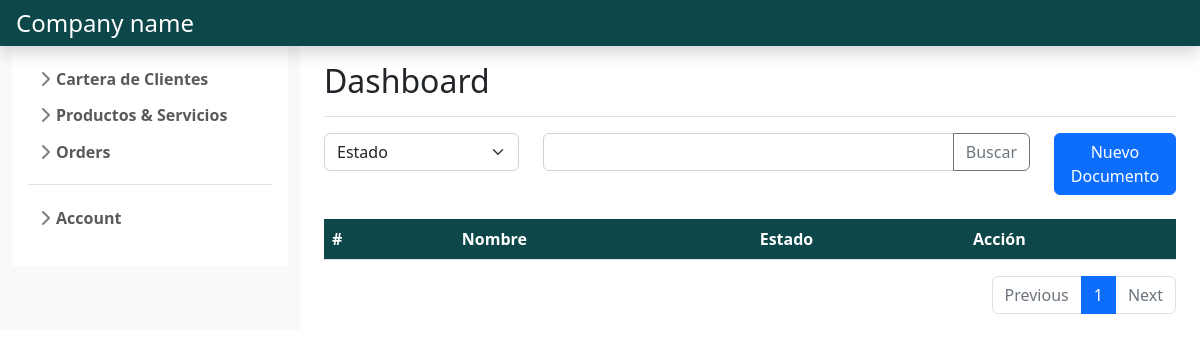
The app's page /customers_management/gestion_tipodocumento/ (signed in), older data.
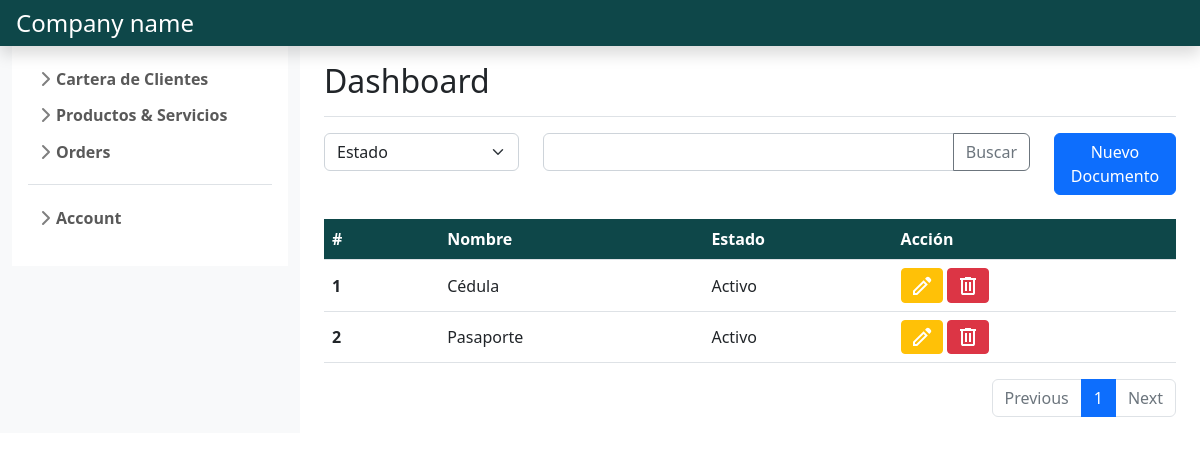
The same page, newer data.
### customers_management/models.py (models this page shows, shortened)
class TipoDocumento(models.Model):
    nombre= models.CharField(max_length= 15)
    estado= models.BooleanField(default=True)
    creado= models.DateTimeField(auto_now_add=True)
    actualizado= models.DateTimeField(auto_now=True)

### customers_management/views.py (the view)
# urls.py: urlpatterns= [path('gestion_tipodocumento/', views.gestion_tipodocumento, name='gestion tipo documento'),
@login_required
def gestion_tipodocumento(request):
    if request.method == 'GET':
        tipodocumento= Paginator(TipoDocumento.objects.all().order_by('id'), 10)
        if request.GET.get('page'):
            page_number= request.GET.get('page')
            tipodocumento_page= tipodocumento.get_page(page_number)
            return render(request, 'gestion_documentos.html',
            {'tipodocumentos': tipodocumento_page,
            'form':FormModificarTipoDocumento}
            )
        else:
            tipodocumento_page= tipodocumento.get_page(1)
            return render(request, 'gestion_documentos.html',
            {'tipodocumentos': tipodocumento_page,
            'form':FormModificarTipoDocumento}
            )

### customers_management/templates/gestion_documentos.html (shortened to what this page needs)
{% extends "base.html" %}
{% load static %}
{% block content %}
    <div class="row">
        <div class="col-md-3">
            <select class="form-select" id="inputGroupSelect01">
                {% for field in form %}
                <option value="{{field.label}}" selected>{{field.label}}</option>
                {% endfor %}
            </select>
        </div>
        <div class="col-md-7">
            <div class="input-group mb-3 ">
                <input type="text" class="form-control" aria-label="Text input with dropdown button">
                <button class="btn btn-outline-secondary" type="button" id="button-addon1">Buscar</button>
            </div>
        </div>
        <div class="col-md-2">
            <a class="btn btn-primary" href="{% url 'crear tipo documento' %}">Nuevo Documento</a>
        </div>
    </div>
    <br>
    <table class="table table-hover align-middle">
        <thead class="text-white" style="background-color: #0E4749;">
            <tr>
                <th scope="col">#</th>
                <th scope="col"></th>
                <th scope="col">Nombre</th>
                <th scope="col"></th>
                <th scope="col">Estado</th>
                <th scope="col">Acción</th>
            </tr>
        </thead>
        <tbody>
            {% for tdoc in tipodocumentos %}
            <tr>
                <th scope="row" colspan="2">{{tdoc.id}}</th>
                <td colspan="2">{{tdoc.nombre}}</td>
                <td>{% if tdoc.estado %}Activo{% else %}Inactivo{% endif %}</td>
                <td>
                    <a class="btn btn-sm btn-warning" href="{% url 'modificar tipo documento' tdoc.id %}" role="button">
                        <svg xmlns="http://www.w3.org/2000/svg" height="24" width="24" style="fill:#FFF"><path d="M5 19h1.4l8.625-8.625-1.4-1.4L5 17.6ZM19.3 8.925l-4.25-4.2 1.4-1.4q.575-.575 1.413-.575.837 0 1.412.575l1.4 1.4q.575.575.6 1.388.025.812-.55 1.387ZM17.85 10.4 7.25 21H3v-4.25l10.6-10.6Zm-3.525-.725-.7-.7 1.4 1.4Z"/></svg>
                    </a>
                    <button class="btn btn-sm btn-danger" data-bs-toggle="modal" data-bs-target="#exampleModalgestion" data-bs-whatever="{{tdoc.id}}:{{tdoc.nombre}}">
                        <svg xmlns="http://www.w3.org/2000/svg" height="24" width="24" style="fill:#FFF"><path d="M7 21q-.825 0-1.412-.587Q5 19.825 5 19V6H4V4h5V3h6v1h5v2h-1v13q0 .825-.587 1.413Q17.825 21 17 21ZM17 6H7v13h10ZM9 17h2V8H9Zm4 0h2V8h-2ZM7 6v13Z"/></svg>
                    </button>
                </td>
            </tr>
            {% endfor %}
        </tbody>
    </table>
    <nav aria-label="Page navigation example">
        <ul class="pagination justify-content-end">
            <li class="page-item {% if not tipodocumentos.has_previous %} disabled {% endif %}">
                <a class="page-link" {% if tipodocumentos.has_previous %} href="?page={{ tipodocumentos.previous_page_number }}" {% endif %}>Previous</a>
            </li>
            {% for i in tipodocumentos.paginator.page_range %}
              {% if i == tipodocumentos.number %}
                  <li class="page-item active">
                      <a class="page-link" href="#">{{ i }}</a>
                  </li>
              {% else %}
                  <li class="page-item">
                      <a class="page-link" href="?page={{ i }}">{{ i }}</a>
                  </li>
              {% endif %}
          {% endfor %}
          <li class="page-item {% if not tipodocumentos.has_next %} disabled {% endif %}" >
            <a class="page-link" {% if tipodocumentos.has_next %} href="?page={{ tipodocumentos.next_page_number }}" {% endif %}>Next</a>
          </li>
        </ul>
    </nav>
{% endblock %}

Row changes from the older to the newer data that the page shows:
added TipoDocumento: id "1", nombre "Cédula", estado "Activo"
added TipoDocumento: id "2", nombre "Pasaporte", estado "Activo"
